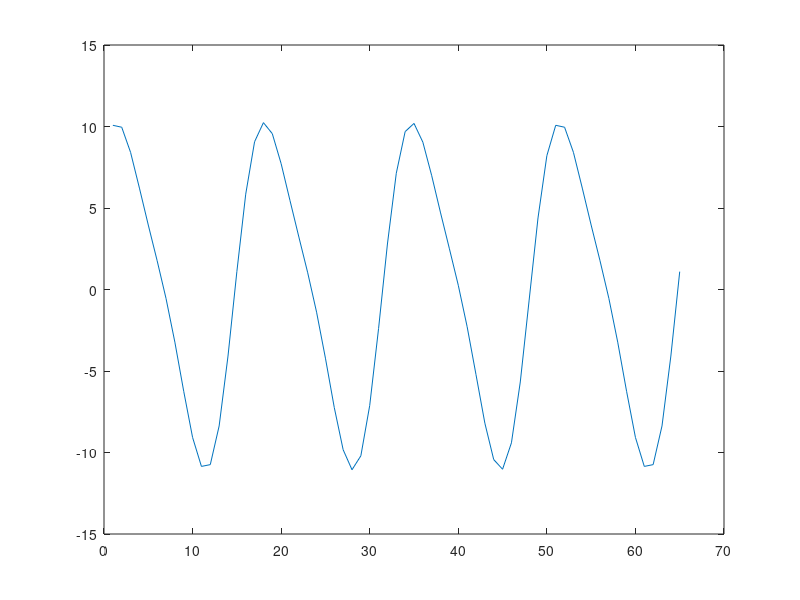

MATLAB code for this plot:
% x(?) = 10 ???(2?600t + pi/3)
% y(?) = 2 ???(2?1200t + pi/4)

clear;
clc;

F = 10000;
Ts = 1/F;
N = ((4*(1/600))/Ts)-1;

n = 0:N-1;

x = 10*sin(2*pi*600*n*Ts + pi/3);
y = 2*cos(2*pi*1200*n*Ts +pi/4);


xy = x+y;

plot(xy);